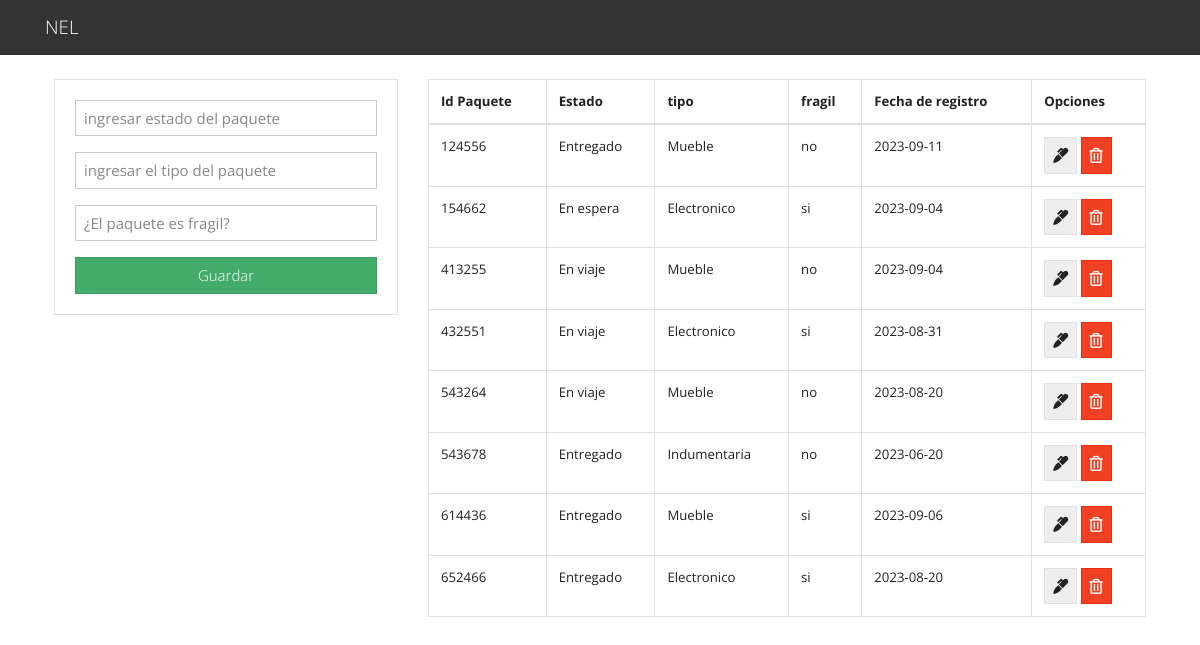
Page /view/home/gestionPaquete.php on the committed database.
### tables this page shows
CREATE TABLE `paquete` (
  `id_paquete` int(10) NOT NULL,
  `estado` varchar(50) NOT NULL,
  `fecha_registro` date NOT NULL,
  `tipo` varchar(20) DEFAULT NULL,
  `fragil` varchar(2) NOT NULL
);

### view/home/gestionPaquete.php (the view, shortened to what this page needs)
<?php include("config\usersDB.php"); ?>
<?php include('includes\header.php'); ?>
<main class="container p-4">
  <div class="row">
    <div class="col-md-4">
      <div class="card card-body">
        <form action="save_paquete.php" method="POST">
          <div class="form-group">
            <input type="text" name="estado" class="form-control" placeholder="ingresar estado del paquete" autofocus>
          </div>
          <div class="form-group">
            <input type="text" name="tipo" class="form-control" placeholder="ingresar el tipo del paquete" autofocus>
          </div>
          <div class="form-group">
            <input type="text" name="fragil" class="form-control" placeholder="¿El paquete es fragil?" autofocus>
          </div>
          <input type="submit" name="save_paquete" class="btn btn-success btn-block" value="Guardar">
        </form>
      </div>
    </div>
    <div class="col-md-8">
      <table class="table table-bordered">
        <thead>
          <tr>
            <th>Id Paquete</th>
            <th>Estado</th>
            <th>tipo</th>
            <th>fragil</th>
            <th>Fecha de registro</th>
            <th>Opciones</th>
          </tr>
        </thead>
        <tbody>
          <?php
          $query = "SELECT * FROM paquete";
          $result_tasks = mysqli_query($conn, $query);
          while($row = mysqli_fetch_assoc($result_tasks)) { ?>
          <tr>
            <td><?php echo $row['id_paquete']; ?></td>
            <td><?php echo $row['estado']; ?></td>
            <td><?php echo $row['tipo']; ?></td>
            <td><?php echo $row['fragil']; ?></td>
            <td><?php echo $row['fecha_registro']; ?></td>
            <td>
              <a href="edit_paquete.php?id_paquete=<?php echo $row['id_paquete']?>" class="btn btn-secondary">
                <i class="fas fa-marker"></i>
              </a>
              <a href="delete_paquete.php?id_paquete=<?php echo $row['id_paquete']?>" class="btn btn-danger">
                <i class="far fa-trash-alt"></i>
              </a>
            </td>
          </tr>
          <?php } ?>
        </tbody>
      </table>
    </div>
  </div>
</main>
<?php include('includes\footer.php'); ?>

### rows in the picture
paquete: id_paquete "124556", estado "Entregado", tipo "Mueble", fragil "no", fecha_registro "2023-09-11"
paquete: id_paquete "154662", estado "En espera", tipo "Electronico", fragil "si", fecha_registro "2023-09-04"
paquete: id_paquete "413255", estado "En viaje", tipo "Mueble", fragil "no", fecha_registro "2023-09-04"
paquete: id_paquete "432551", estado "En viaje", tipo "Electronico", fragil "si", fecha_registro "2023-08-31"
paquete: id_paquete "543264", estado "En viaje", tipo "Mueble", fragil "no", fecha_registro "2023-08-20"
paquete: id_paquete "543678", estado "Entregado", tipo "Indumentaria", fragil "no", fecha_registro "2023-06-20"
paquete: id_paquete "614436", estado "Entregado", tipo "Mueble", fragil "si", fecha_registro "2023-09-06"
paquete: id_paquete "652466", estado "Entregado", tipo "Electronico", fragil "si", fecha_registro "2023-08-20"
